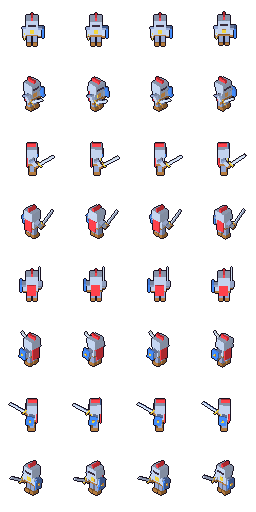
#> input picture assets/characters/test3d/idle.png, 256 x 512 px
$ python -i clean_gen.py   (imports and definitions only)
#> lines starting #> are read from the running program, lines starting #| are printed output that depends on the picture
#> further down, picture is the input picture: PIL image 256x512 RGBA; mean R, G, B, A 18.3, 16.2, 18.4, 35.1
"""Generated 512x512 sprite PNG -> clean 100x100 RGBA (grid-snap, transparent bg, limited palette).
Inverse of prep_dataset.to_512: 8x8 cells -> 64x64 window, placed back at the same spot in a 100x100 frame."""
import argparse
from collections import Counter
from pathlib import Path
from PIL import Image
WIN_X, WIN_Y, WIN = 24, 18, 64  # must match prep_dataset.py (not imported: python3 -I drops the script dir from sys.path)

def clean(im, bg=(255, 0, 255), tol=24, colors=24):
#> called with bg = (255, 0, 255), tol = 24, colors = 24
    im = im.convert("RGB").resize((512, 512), Image.NEAREST) if im.size != (512, 512) else im.convert("RGB")
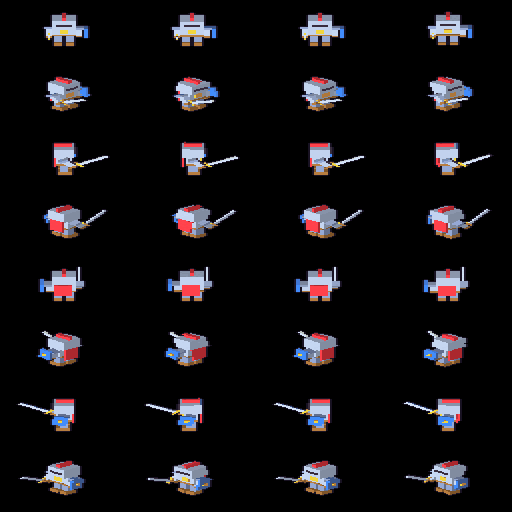
#> im: PIL image 512x512 RGB; mean R, G, B 18.3, 16.2, 18.4
    k = 512 // WIN
    small = Image.new("RGB", (WIN, WIN))
#> small: PIL image 64x64 RGB; every value is 0
    for cy in range(WIN):
        for cx in range(WIN):
            cell = im.crop((cx * k, cy * k, cx * k + k, cy * k + k)).getdata()
            small.putpixel((cx, cy), Counter(cell).most_common(1)[0][0])  # mode colour
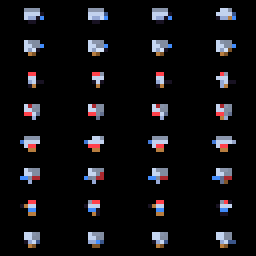
#> small: PIL image 64x64 RGB (shown 4 times larger); mean R, G, B 15.8, 14.9, 17.2
    alpha = Image.new("L", small.size)
#> alpha: PIL image 64x64 L; every value is 0
    alpha.putdata([0 if max(abs(p[i] - bg[i]) for i in range(3)) <= tol else 255 for p in small.getdata()])
#> alpha: PIL image 64x64 L; every value is 255
    q = small.quantize(colors, dither=Image.Dither.NONE).convert("RGB")  # ponytail: bg counts as one colour
    q.putalpha(alpha)
    frame = Image.new("RGBA", (100, 100), (0, 0, 0, 0))
#> frame: PIL image 100x100 RGBA; every value is 0
    frame.paste(q, (WIN_X, WIN_Y))
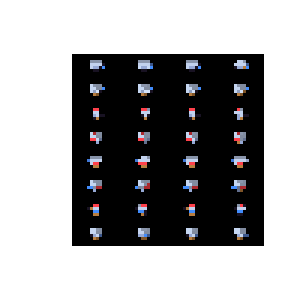
#> frame: PIL image 100x100 RGBA (shown 3 times larger); mean R, G, B, A 6.5, 6.1, 7, 104.4; transparent parts drawn white
    return frame

def main():
    a = argparse.ArgumentParser()
    a.add_argument("src", nargs="?", help="PNG file or folder")
    a.add_argument("out", nargs="?")
    a.add_argument("--bg", default="ff00ff")  # key colour the pack never uses; white ate highlights
    a.add_argument("--tol", type=int, default=24)
    a.add_argument("--colors", type=int, default=24)
    a.add_argument("--preview", action="store_true", help="also write <name>_preview.png (x4 side by side)")
    a.add_argument("--selftest", action="store_true")
    a = a.parse_args()
    if a.selftest:
        return selftest()
    bg = tuple(int(a.bg[i:i + 2], 16) for i in (0, 2, 4))
    src = Path(a.src)
    files = sorted(src.glob("*.png")) if src.is_dir() else [src]
    out = Path(a.out); out.mkdir(parents=True, exist_ok=True)
    for p in files:
        src_im = Image.open(p)
        r = clean(src_im, bg, a.tol, a.colors)
        r.save(out / p.name)
        if a.preview:
            big = r.resize((400, 400), Image.NEAREST)
            sheet = Image.new("RGBA", (800, 400), bg + (255,))
            sheet.paste(src_im.convert("RGB").resize((400, 400), Image.NEAREST), (0, 0))
            sheet.alpha_composite(big, (400, 0))
            sheet.save(out / f"{p.stem}_preview.png")
        print(p.name, "ok")

def selftest():
    im = Image.new("RGB", (512, 512), (255, 0, 255))
    for dx in range(8):
        for dy in range(8):
            im.putpixel((5 * 8 + dx, 7 * 8 + dy), (200, 30, 30))
    im.putpixel((5 * 8, 7 * 8), (0, 0, 0))  # noise inside a cell: mode must win
    r = clean(im)
    assert r.size == (100, 100) and r.mode == "RGBA"
    assert r.getpixel((WIN_X + 5, WIN_Y + 7)) == (200, 30, 30, 255)
    assert r.getpixel((WIN_X + 6, WIN_Y + 7))[3] == 0
    assert r.getpixel((5, 5))[3] == 0  # outside the window stays empty
    print("clean_gen selftest ok")

# [2 lines not run here, left out]

>>> from PIL import Image
>>> picture = Image.open('../../assets/characters/test3d/idle.png')
>>> result = clean(picture)

$ run again, on assets/characters/test3d/slash.png
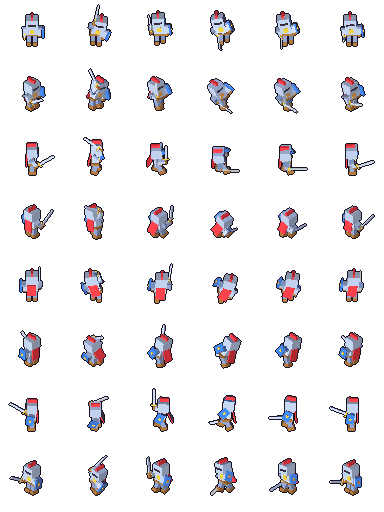
#> input picture assets/characters/test3d/slash.png, 384 x 512 px
#> picture is the input picture: PIL image 384x512 RGBA; mean R, G, B, A 18.5, 16.2, 18.4, 35.1
#> after the loop in clean, `for cy in range(WIN):`:
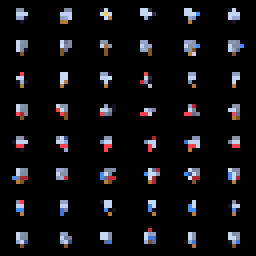
#> small: PIL image 64x64 RGB (shown 4 times larger); mean R, G, B 15.6, 14.7, 16.9
#> in clean, `frame.paste(q, (WIN_X, WIN_Y))`:
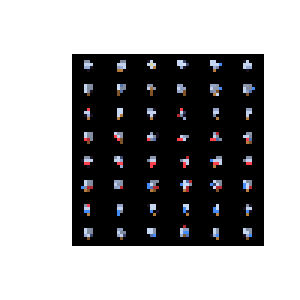
#> frame: PIL image 100x100 RGBA (shown 3 times larger); mean R, G, B, A 6.4, 6.1, 7, 104.4; transparent parts drawn white
